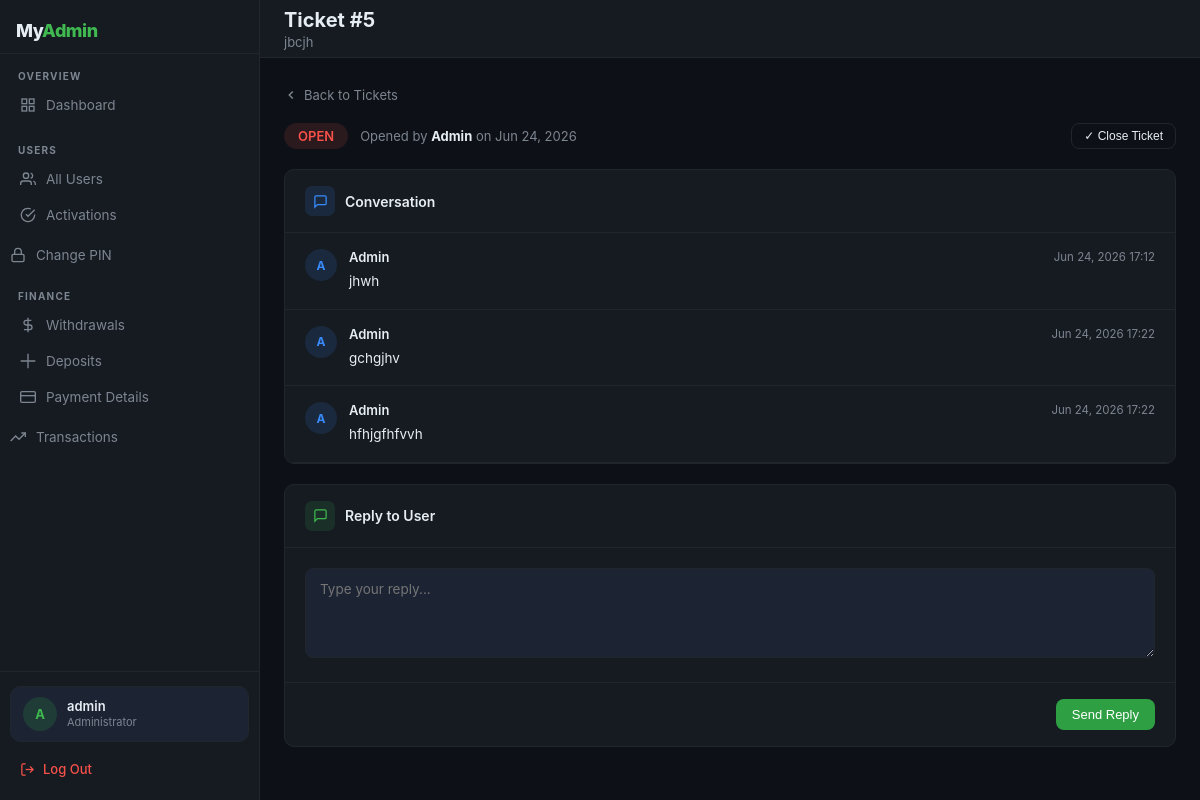
/admin-panel/support/5/ (signed in), run on the app's committed database.
### USDT/models.py (models this page shows, shortened)
class User(AbstractUser):
    ROLE_CHOICES = (
        ('admin', 'Admin'),
        ('user', 'User'),
    )
    phone = models.CharField(max_length=20, blank=True)
    role = models.CharField(max_length=10, choices=ROLE_CHOICES, default='user')
    account_activated = models.BooleanField(default=False)
    date_of_birth = models.DateField(null=True, blank=True)
    address = models.TextField(blank=True)
    account_number = models.CharField(max_length=20, unique=True, blank=True)
    created_at = models.DateTimeField(auto_now_add=True)
    @property
    def is_admin_user(self):
        return self.role == 'admin'

class SupportTicket(models.Model):
    STATUS_CHOICES = (
        ('open', 'Open'),
        ('pending', 'Pending'),
        ('closed', 'Closed'),
    )
    user = models.ForeignKey(
        settings.AUTH_USER_MODEL,
        on_delete=models.CASCADE,
        related_name='support_tickets'
    )
    subject = models.CharField(max_length=255)
    status = models.CharField(
        max_length=20,
        choices=STATUS_CHOICES,
        default='open'
    )
    created_at = models.DateTimeField(auto_now_add=True)
    updated_at = models.DateTimeField(auto_now=True)

class SupportMessage(models.Model):
    ticket = models.ForeignKey(
        SupportTicket,
        on_delete=models.CASCADE,
        related_name='messages'
    )
    sender = models.ForeignKey(
        settings.AUTH_USER_MODEL,
        on_delete=models.CASCADE
    )
    message = models.TextField()
    created_at = models.DateTimeField(auto_now_add=True)
    class Meta:
        ordering = ['created_at']

### USDT/views.py (the view, shortened to what this page needs)
# urls.py: path('admin-panel/support/<int:ticket_id>/',views.admin_support_detail,name='admin-support-detail'),
@admin_required
def admin_support_detail(request, ticket_id):
    ticket = get_object_or_404(SupportTicket, id=ticket_id)
    return render(request, 'admin/support_detail.html', {
        'ticket': ticket,
        'open_tickets_count': SupportTicket.objects.filter(status='open').count(),
        'pending_activations_count': ActivationPayment.objects.filter(status='pending').count(),
        'pending_withdrawals_count': WithdrawalRequest.objects.filter(status='pending').count(),
    })

### USDT/context_processors.py (called while the page is built)
def admin_counts(request):
    if request.user.is_authenticated and request.user.is_admin_user:
        return {
            'pending_activations_count': ActivationPayment.objects.filter(status='pending').count(),
            'pending_withdrawals_count': WithdrawalRequest.objects.filter(status='pending').count(),
            'open_tickets_count': SupportTicket.objects.filter(status='open').count(),
        }
    return {}

### USDT/views.py (called while the page is built)
def admin_required(view_func):
    @functools.wraps(view_func)
    def wrapper(request, *args, **kwargs):
        if not request.user.is_authenticated:
            return redirect('admin-pin-login')
        if not request.user.is_admin_user:
            messages.error(request, 'Access denied.')
            return redirect('dashboard')
        return view_func(request, *args, **kwargs)
    return wrapper

### USDT/templates/admin/support_detail.html (shortened to what this page needs)
{% extends 'admin/base.html' %}
{% block page_title %}Ticket #{{ ticket.id }}{% endblock %}
{% block page_sub %}{{ ticket.subject }}{% endblock %}
{% block content %}
<a href="{% url 'admin-support-tickets' %}" style="display:inline-flex;align-items:center;gap:6px;font-size:13px;color:var(--muted);text-decoration:none;margin-bottom:20px">
  <svg width="14" height="14" fill="none" viewBox="0 0 24 24" stroke="currentColor" stroke-width="2.5"><polyline points="15 18 9 12 15 6"/></svg>
  Back to Tickets
</a>
<div style="display:flex;align-items:center;gap:12px;margin-bottom:20px">
  <span class="badge {% if ticket.status == 'open' %}badge-red{% elif ticket.status == 'pending' %}badge-amber{% else %}badge-muted{% endif %}" style="font-size:13px;padding:5px 14px">
    {{ ticket.status|upper }}
  </span>
  <span style="color:var(--muted);font-size:13px">Opened by <strong style="color:var(--text)">{{ ticket.user.username }}</strong> on {{ ticket.created_at|date:"M d, Y" }}</span>
  {% if ticket.status != 'closed' %}
  <form method="post" action="{% url 'admin-close-ticket' ticket.id %}" style="margin-left:auto">
    <button type="submit" class="btn btn-sm btn-outline" onclick="return confirm('Close this ticket?')">
      ✓ Close Ticket
    </button>
  </form>
  {% endif %}
</div>
<div class="card">
  <div class="card-head">
    <div class="card-head-left">
      <div class="card-head-icon" style="background:var(--blue-dim)">
        <svg width="15" height="15" fill="none" viewBox="0 0 24 24" stroke="var(--blue)" stroke-width="2"><path d="M21 15a2 2 0 01-2 2H7l-4 4V5a2 2 0 012-2h14a2 2 0 012 2z"/></svg>
      </div>
      <div class="card-title">Conversation</div>
    </div>
  </div>
  <div class="card-body" style="padding:0">
    {% for msg in ticket.messages.all %}
    <div style="padding:16px 20px;border-bottom:1px solid var(--border);display:flex;gap:12px;{% if msg.sender == ticket.user %}background:var(--surface){% else %}background:var(--surface2){% endif %}">
      <div style="width:32px;height:32px;border-radius:50%;display:flex;align-items:center;justify-content:center;font-size:12px;font-weight:700;flex-shrink:0;{% if msg.sender == ticket.user %}background:var(--blue-dim);color:var(--blue){% else %}background:var(--green-dim);color:var(--green-bright){% endif %}">
        {{ msg.sender.username|first|upper }}
      </div>
      <div style="flex:1">
        <div style="display:flex;align-items:center;gap:8px;margin-bottom:6px">
          <span style="font-size:13px;font-weight:600">{{ msg.sender.username }}</span>
          <span style="font-size:11.5px;color:var(--muted);margin-left:auto">{{ msg.created_at|date:"M d, Y H:i" }}</span>
        </div>
        <div style="font-size:13.5px;line-height:1.6;color:var(--text)">{{ msg.message|linebreaks }}</div>
      </div>
    </div>
    {% empty %}
    <div class="empty">No messages yet.</div>
    {% endfor %}
  </div>
</div>
{% if ticket.status != 'closed' %}
<div class="card">
  <div class="card-head">
    <div class="card-head-left">
      <div class="card-head-icon" style="background:var(--green-dim)">
        <svg width="15" height="15" fill="none" viewBox="0 0 24 24" stroke="var(--green-bright)" stroke-width="2"><path d="M21 15a2 2 0 01-2 2H7l-4 4V5a2 2 0 012-2h14a2 2 0 012 2z"/></svg>
      </div>
      <div class="card-title">Reply to User</div>
    </div>
  </div>
  <form method="post">
    <div class="card-body">
      <textarea name="message" placeholder="Type your reply..." rows="4"
        style="width:100%;padding:12px 14px;background:var(--surface2);border:1.5px solid var(--border);border-radius:8px;font-size:13.5px;color:var(--text);outline:none;font-family:inherit;resize:vertical;transition:border-color .2s"
        onfocus="this.style.borderColor='var(--green)'"
        onblur="this.style.borderColor='var(--border)'"></textarea>
    </div>
    <div class="form-actions">
      <button type="submit" class="btn btn-green">Send Reply</button>
    </div>
  </form>
</div>
{% else %}
<div style="text-align:center;padding:20px;color:var(--muted);font-size:13.5px;border:1px dashed var(--border);border-radius:10px">
  This ticket is closed. No further replies can be added.
</div>
{% endif %}
{% endblock %}

### USDT/templates/admin/base.html (shortened to what this page needs)
<!DOCTYPE html>
<html lang="en">
<head>
</head>
<body>
<aside class="sidebar" id="sb">
  <div class="sidebar-head">
    <div class="brand">My<span>Admin</span></div>
  </div>
  <div class="nav-section">
    <div class="nav-label">Overview</div>
    <a href="{% url 'admin-dashboard' %}" class="nav-item {% block nav_dash %}{% endblock %}">
      <svg width="16" height="16" fill="none" viewBox="0 0 24 24" stroke="currentColor" stroke-width="2"><rect x="3" y="3" width="7" height="7"/><rect x="14" y="3" width="7" height="7"/><rect x="14" y="14" width="7" height="7"/><rect x="3" y="14" width="7" height="7"/></svg>
      Dashboard
    </a>
  </div>
  <div class="nav-section">
    <div class="nav-label">Users</div>
    <a href="{% url 'admin-dashboard' %}" class="nav-item {% block nav_users %}{% endblock %}">
      <svg width="16" height="16" fill="none" viewBox="0 0 24 24" stroke="currentColor" stroke-width="2"><path d="M17 21v-2a4 4 0 00-4-4H5a4 4 0 00-4 4v2"/><circle cx="9" cy="7" r="4"/><path d="M23 21v-2a4 4 0 00-3-3.87"/><path d="M16 3.13a4 4 0 010 7.75"/></svg>
      All Users
    </a>
    <a href="{% url 'admin-pending-activations' %}" class="nav-item {% block nav_act %}{% endblock %}">
      <svg width="16" height="16" fill="none" viewBox="0 0 24 24" stroke="currentColor" stroke-width="2"><path d="M22 11.08V12a10 10 0 11-5.93-9.14"/><polyline points="22 4 12 14.01 9 11.01"/></svg>
      Activations
    </a>
  </div>
  <a href="{% url 'admin-change-pin' %}" class="nav-item {% block nav_pin %}{% endblock %}">
    <svg width="16" height="16" fill="none" viewBox="0 0 24 24" stroke="currentColor" stroke-width="2"><rect x="3" y="11" width="18" height="11" rx="2"/><path d="M7 11V7a5 5 0 0110 0v4"/></svg>
   Change PIN
  </a>
  <div class="nav-section">
    <div class="nav-label">Finance</div>
    <a href="{% url 'admin-withdrawals' %}" class="nav-item {% block nav_wd %}{% endblock %}">
      <svg width="16" height="16" fill="none" viewBox="0 0 24 24" stroke="currentColor" stroke-width="2"><line x1="12" y1="1" x2="12" y2="23"/><path d="M17 5H9.5a3.5 3.5 0 000 7h5a3.5 3.5 0 010 7H6"/></svg>
      Withdrawals
    </a>
    <a href="{% url 'admin-deposits' %}" class="nav-item {% block nav_dp %}{% endblock %}">
      <svg width="16" height="16" fill="none" viewBox="0 0 24 24" stroke="currentColor" stroke-width="2"><path d="M12 1v22m11-11H1"/></svg>
      Deposits
    </a>
    <a href="{% url 'admin-payment-details' %}" class="nav-item {% block nav_pd %}{% endblock %}">
      <svg width="16" height="16" fill="none" viewBox="0 0 24 24" stroke="currentColor" stroke-width="2"><rect x="1" y="4" width="22" height="16" rx="2"/><line x1="1" y1="10" x2="23" y2="10"/></svg>
      Payment Details
    </a>
  </div>
  <a href="{% url 'admin-transactions' %}" class="nav-item {% block nav_tx %}{% endblock %}">
    <svg width="16" height="16" fill="none" viewBox="0 0 24 24" stroke="currentColor" stroke-width="2"><polyline points="23 6 13.5 15.5 8.5 10.5 1 18"/><polyline points="17 6 23 6 23 12"/></svg>
  Transactions
  </a>
  <div class="sidebar-foot">
    <div class="admin-card">
      <div class="av">{{ request.user.username|first|upper }}</div>
      <div>
        <div class="av-name">{{ request.user.username }}</div>
        <div class="av-role">Administrator</div>
      </div>
    </div>
    <a href="{% url 'logout' %}" class="signout">
      <svg width="15" height="15" fill="none" viewBox="0 0 24 24" stroke="currentColor" stroke-width="2"><path d="M9 21H5a2 2 0 01-2-2V5a2 2 0 012-2h4"/><polyline points="16 17 21 12 16 7"/><line x1="21" y1="12" x2="9" y2="12"/></svg>
      Log Out
    </a>
  </div>
</aside>
<div class="main">
  <header class="topbar">
    <div class="topbar-left">
      <div>
        <div class="page-title">{% block page_title %}Dashboard{% endblock %}</div>
        <div class="page-sub">{% block page_sub %}{% endblock %}</div>
      </div>
    </div>
  </header>
  <div class="content">
    {% block content %}{% endblock %}
  </div>
</div>
</body>
</html>

### USDT/templates/admin/base.html (style rules this page uses)
*,*::before,*::after { box-sizing:border-box;margin:0;padding:0 }
:root { --bg:#0d1117;--surface:#161b22;--surface2:#1c2333;--border:#21262d; --text:#e6edf3;--muted:#7d8590;--green:#2ea043;--green-dim:rgba(46,160,67,.15); --green-bright:#3fb950;--red:#f85149;--red-dim:rgba(248,81,73,.12); --amber:#d29922;--amber-dim:rgba(210,153,34,.12);--blue:#388bfd; --blue-dim:rgba(56,139,253,.12);--radius:10px;--sidebar-w:260px;--header-h:58px; }
body { font-family:-apple-system,BlinkMacSystemFont,'Segoe UI',sans-serif;background:var(--bg);color:var(--text);min-height:100vh;display:flex }
.sidebar { width:var(--sidebar-w);background:var(--surface);border-right:1px solid var(--border);position:fixed;top:0;left:0;bottom:0;display:flex;flex-direction:column;z-index:200;overflow-y:auto;transition:transform .3s }
.sidebar-head { padding:20px 16px 12px;border-bottom:1px solid var(--border);display:flex;align-items:center;justify-content:space-between }
.brand { font-size:18px;font-weight:800;color:var(--text);letter-spacing:-.5px }
.brand span { color:var(--green-bright) }
.nav-section { padding:16px 10px 4px }
.nav-label { font-size:10px;font-weight:700;text-transform:uppercase;letter-spacing:1.2px;color:var(--muted);padding:0 8px;margin-bottom:6px }
.nav-item { display:flex;align-items:center;gap:10px;padding:9px 10px;border-radius:8px;font-size:13.5px;color:var(--muted);text-decoration:none;margin-bottom:2px;transition:background .15s,color .15s;position:relative }
.nav-item svg { flex-shrink:0 }
.sidebar-foot { margin-top:auto;padding:14px 10px;border-top:1px solid var(--border) }
.admin-card { display:flex;align-items:center;gap:10px;padding:10px 12px;background:var(--surface2);border:1px solid var(--border);border-radius:10px;margin-bottom:10px }
.av { width:34px;height:34px;border-radius:50%;background:rgba(46,160,67,.2);color:var(--green-bright);display:flex;align-items:center;justify-content:center;font-size:13px;font-weight:700;flex-shrink:0 }
.av-name { font-size:13px;font-weight:600;line-height:1.2 }
.av-role { font-size:11px;color:var(--muted) }
.signout { display:flex;align-items:center;gap:8px;padding:9px 10px;border-radius:8px;font-size:13px;color:var(--red);text-decoration:none;font-weight:500;transition:background .15s }
.main { margin-left:var(--sidebar-w);flex:1;display:flex;flex-direction:column;min-height:100vh }
.topbar { height:var(--header-h);background:var(--surface);border-bottom:1px solid var(--border);display:flex;align-items:center;justify-content:space-between;padding:0 24px;position:sticky;top:0;z-index:100 }
.topbar-left { display:flex;align-items:center;gap:12px }
.page-title { font-size:20px;font-weight:700;color:var(--text) }
.page-sub { font-size:13px;color:var(--muted);margin-top:2px }
.content { padding:28px 24px;flex:1 }
.card { background:var(--surface);border:1px solid var(--border);border-radius:var(--radius);overflow:hidden;margin-bottom:20px }
.card-head { display:flex;align-items:center;justify-content:space-between;padding:16px 20px;border-bottom:1px solid var(--border) }
.card-head-left { display:flex;align-items:center;gap:10px }
.card-head-icon { width:30px;height:30px;border-radius:7px;display:flex;align-items:center;justify-content:center;flex-shrink:0 }
.card-title { font-size:14px;font-weight:600 }
.card-body { padding:20px }
.badge { display:inline-flex;align-items:center;padding:3px 10px;border-radius:20px;font-size:11.5px;font-weight:600 }
.badge-red { background:var(--red-dim);color:var(--red) }
.btn { display:inline-flex;align-items:center;gap:6px;padding:8px 16px;border-radius:8px;font-size:13px;font-weight:500;text-decoration:none;border:none;cursor:pointer;transition:opacity .15s,transform .1s }
.btn-green { background:var(--green);color:#fff }
.btn-outline { background:transparent;color:var(--text);border:1px solid var(--border) }
.btn-sm { padding:5px 12px;font-size:12px }
.form-actions { display:flex;gap:10px;align-items:center;justify-content:flex-end;padding:16px 20px;border-top:1px solid var(--border) }

### data on the page
User: user.username|first "A", user.username "admin"
SupportTicket: id "5", subject "jbcjh", status "OPEN", user.username "Admin", created_at "Jun 24, 2026"
SupportMessage: sender.username|first "A", sender.username "Admin", created_at "Jun 24, 2026 17:12", message "jhwh"
SupportMessage: sender.username|first "A", sender.username "Admin", created_at "Jun 24, 2026 17:22", message "gchgjhv"
SupportMessage: sender.username|first "A", sender.username "Admin", created_at "Jun 24, 2026 17:22", message "hfhjgfhfvvh"
